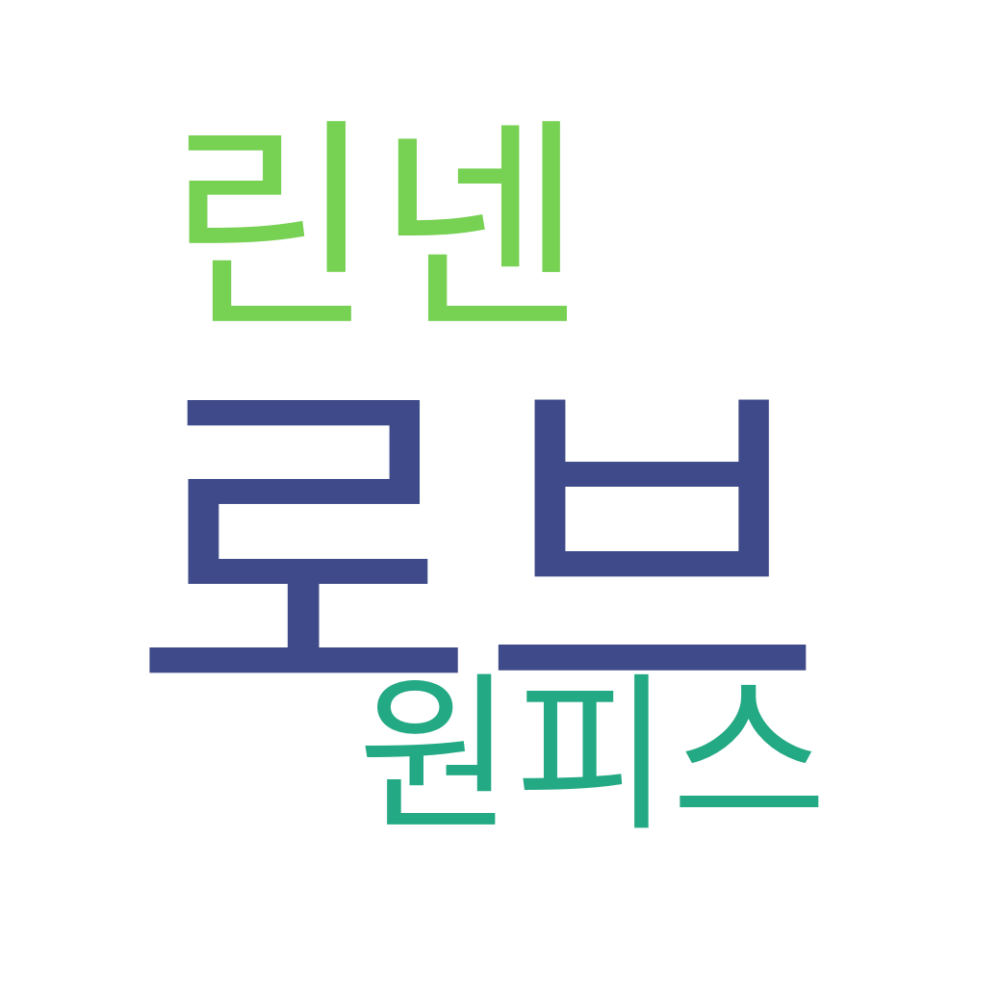

Reproduce this figure in Python.
import pandas as pd
import matplotlib.pyplot as plt
from wordcloud import WordCloud

def wordcloud_generator(df):
    wordcloud = WordCloud(
        font_path="font/NotoSansKR-Regular.ttf",
        width= 800,
        height= 800,
        background_color="white",
        prefer_horizontal = 0.9999
    )

    frequencies = df.set_index("keyword").to_dict()['count']

    keyword = wordcloud.generate_from_frequencies(frequencies)

    array = keyword.to_array()

    plt.figure(figsize=(10,10), frameon=False)
    plt.imshow(
        array,
        interpolation="bilinear"
    )
    plt.axis("off")

plt.savefig("wordcloud.png")